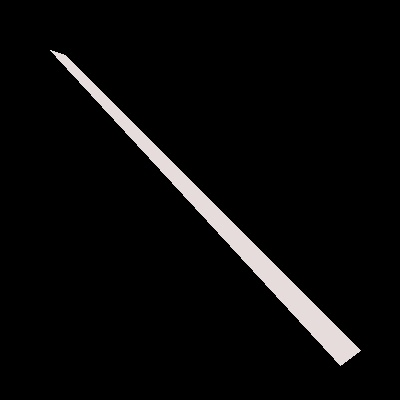
#> input picture samples/test_blade.jpg, 400 x 400 px
$ python -i preprocessor.py   (imports and definitions only)
#> lines starting #> are read from the running program, lines starting #| are printed output that depends on the picture; after the words box and inside, x2 and y2 are one past the last pixel; in counts of white or black regions, pixels touching at a corner belong together
#> further down, picture is the input picture: shape (400, 400, 3); mean B, G, R 9.8, 9.8, 10.3
"""
DotGuard - Morphological Preprocessor
Bridges gaps between isolated dots to reconstitute coherent object silhouettes and contours.
"""

from typing import Tuple, List, Dict, Any
import cv2
import numpy as np

class Preprocessor:
    def __init__(self, bridge_radius: int = 5):
        self.bridge_radius = bridge_radius

    def connect_dots(self, img: np.ndarray, iterations: int = 2) -> np.ndarray:
        """
        Applies morphological dilation and closing to bridge spaces between dots
        and form continuous shapes.
        """
#> called with iterations = 2
        # Elliptical kernel connects diagonal and orthogonal dots nicely
        ksize = self.bridge_radius * 2 + 1
        kernel = cv2.getStructuringElement(cv2.MORPH_ELLIPSE, (ksize, ksize))

        # Close small holes
        closed = cv2.morphologyEx(img, cv2.MORPH_CLOSE, kernel, iterations=iterations)
        # Dilate slightly to form cohesive boundary
        dilated = cv2.dilate(closed, kernel, iterations=1)
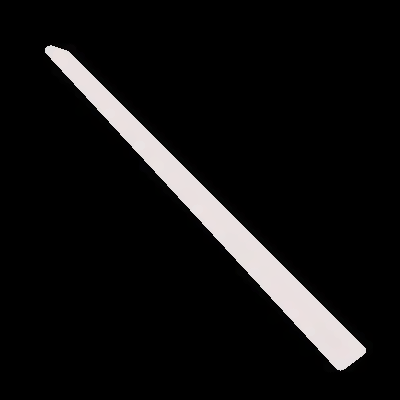
#> dilated: shape (400, 400, 3); mean B, G, R 16.5, 16.5, 17.1

        # Smooth edges
        blurred = cv2.GaussianBlur(dilated, (5, 5), 0)
        _, thresh = cv2.threshold(blurred, 50, 255, cv2.THRESH_BINARY)
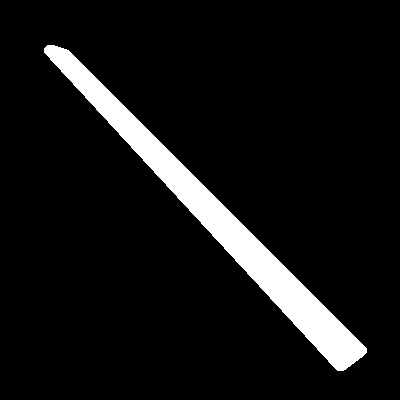
#> thresh: shape (400, 400, 3); 7.7% white; 1 white region, box (x1, y1, x2, y2) and area: (44, 45, 367, 371) 12309
        return thresh

    # [70 lines left out: functions extract_contours, compute_shape_features, not called in this run]

>>> import cv2
>>> picture = cv2.imread('../samples/test_blade.jpg')
>>> result = Preprocessor().connect_dots(picture)

$ run again, on samples/test_nsfw.jpg
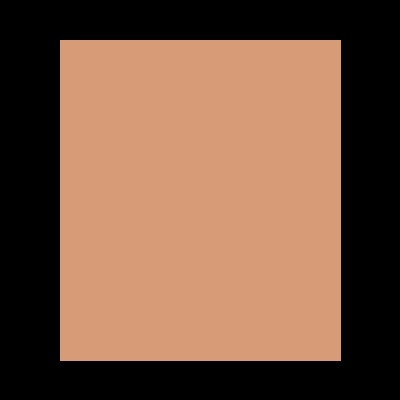
#> input picture samples/test_nsfw.jpg, 400 x 400 px
#> picture is the input picture: shape (400, 400, 3); mean B, G, R 67.3, 87.4, 121.2
#> in connect_dots, `dilated = cv2.dilate(closed, kernel, iterations=1)`:
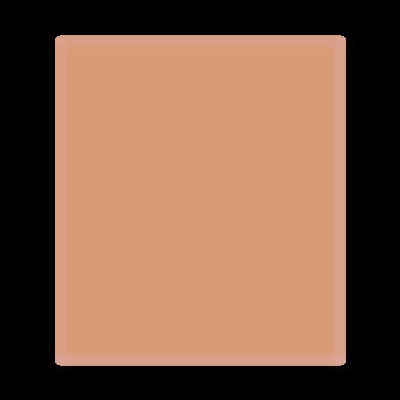
#> dilated: shape (400, 400, 3); mean B, G, R 73.2, 93.7, 129.6
#> in connect_dots, `_, thresh = cv2.threshold(blurred, 50, 255, cv2.THRESH_BINARY)`:
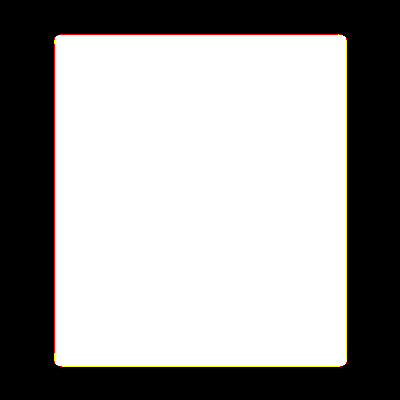
#> thresh: shape (400, 400, 3); mean B, G, R 153.5, 154.5, 155.4
